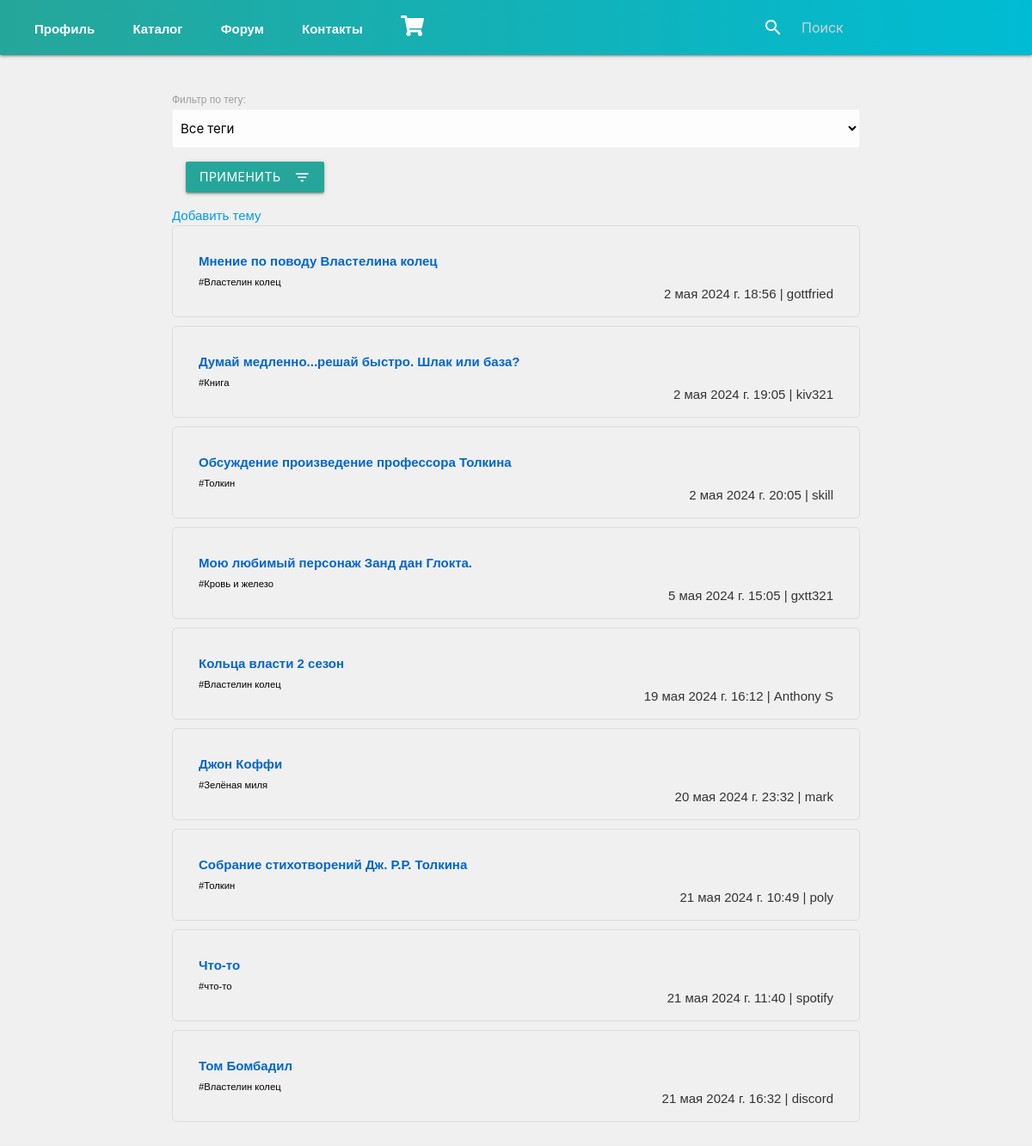
Before: /forum/ with the older database file.
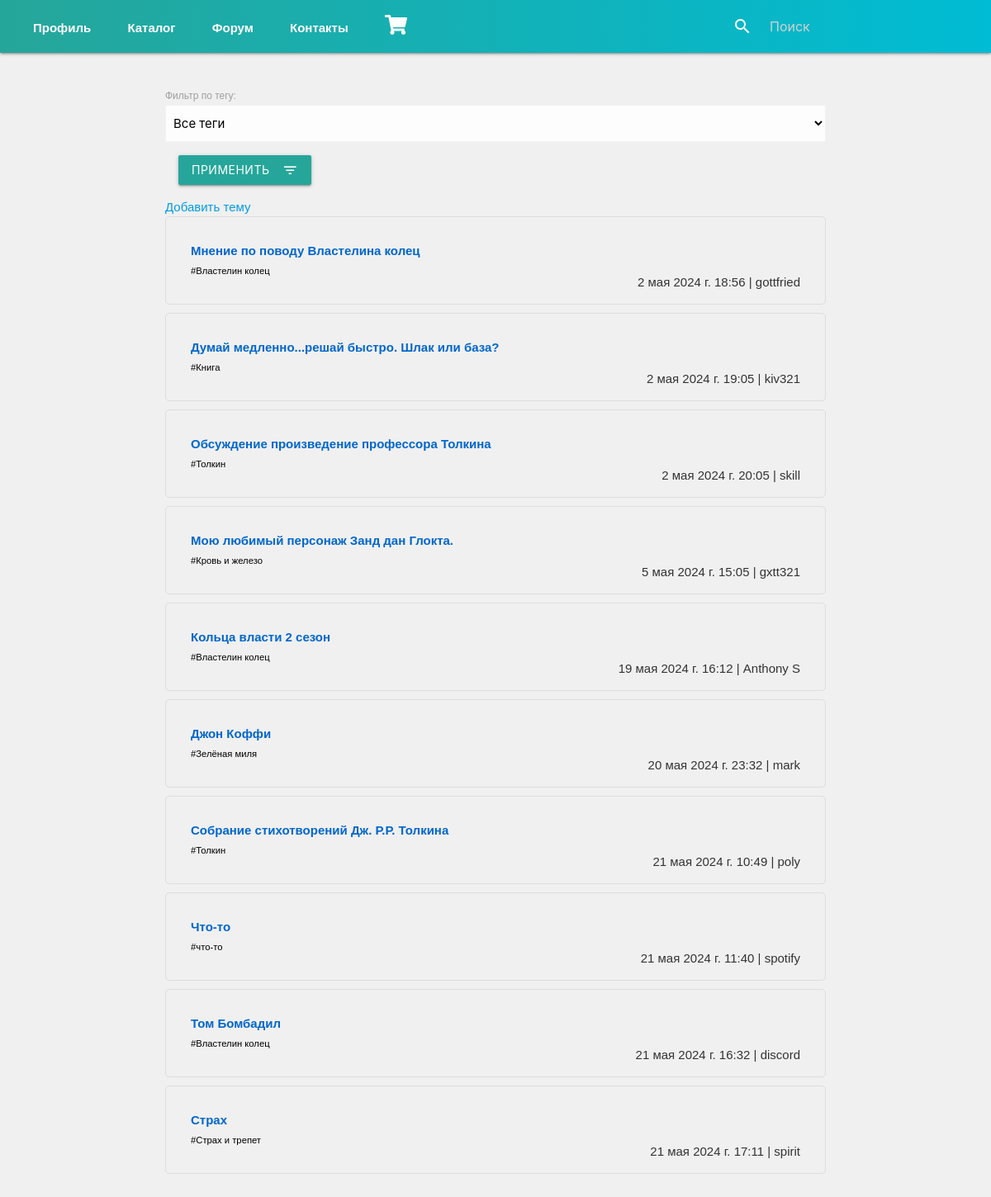
After: the same page with the newer database file.
### shop_app/models.py (models this page shows, shortened)
class ForumTopic(models.Model):
    название = models.CharField(max_length=200)
    creator = models.ForeignKey(User, on_delete=models.CASCADE)
    created_at = models.DateTimeField(auto_now_add=True)
    тег = models.CharField(max_length=50)
    class Meta:
        verbose_name = 'Топик на форуме'
        verbose_name_plural = 'Топики на форуме'

### shop_app/views.py (the view)
# urls.py: path('forum/', forum_view, name='forum'),
def forum_view(request):
    topics = ForumTopic.objects.all()
    теги = ForumTopic.objects.values_list('тег', flat=True).distinct()
    тег_filter = request.GET.get('тег', '')
    return render(request, 'forum.html', {'topics': topics, 'теги': теги, 'тег_filter': тег_filter})

### shop_app/context_processors.py (called while the page is built)
def cart_count(request):
    cart_count = 0
    if request.user.is_authenticated:
        try:
            cart = Cart.objects.get(user=request.user)
            cart_count = cart.books.count()
        except Cart.DoesNotExist:
            pass
    return {'cart_count': cart_count}

### shop_app/templates/forum.html (shortened to what this page needs)
{% extends 'base.html' %}
{% block content %}
<div class="forum-container">
    <form method="get" action="{% url 'forum' %}" class="forum-filter-form">
        <label for="тег" class="forum-filter-label">Фильтр по тегу:</label>
        <select name="тег" id="тег" class="forum-filter-select" style="display: block;">
            <option value="" {% if not тег_filter %}selected{% endif %}>Все теги</option>
        </select>
        <button type="submit" class="btn waves-effect waves-light" style="margin: 2%;display: block; ">Применить<i class="material-icons right">filter_list</i></button>
    </form>
    <a href="{% url 'create_topic' %}" class="create-topic-button">Добавить тему</a>
    <div class="topics-list">
        {% for topic in topics %}
            {% if тег_filter and тег_filter == topic.тег or not тег_filter %}
                <div class="topic-item">
                    <a href="{% url 'topic_detail' topic_id=topic.id %}" class="topic-link">{{ topic.название }}</a><br>
                    <small style="color:black" >#{{ topic.тег }} </small>
                    <p style="float:right;">{{ topic.created_at }} | {{ topic.creator.username }}</p>
                </div>
            {% endif %}
        {% endfor %}
    </div>
</div>
{% endblock %}

### shop_app/templates/base.html (shortened to what this page needs)
<!DOCTYPE html>
<html lang="ru">
<head>
    <link rel="stylesheet" href="https://cdnjs.cloudflare.com/ajax/libs/materialize/1.0.0/css/materialize.min.css">
    <link rel="stylesheet" href="https://cdnjs.cloudflare.com/ajax/libs/animate.css/4.1.1/animate.min.css">
    <link rel="stylesheet" href="https://cdnjs.cloudflare.com/ajax/libs/font-awesome/5.15.3/css/all.min.css">
</head>
<body>
    <nav style="background: linear-gradient(to right, #26a69a, #00bcd4);">
        <div class="nav-wrapper">
            <div style="font-weight: 700;" class="hide-on-med-and-down">
                <a href="{% url 'profile' %}">Профиль</a>
                <a href="{% url 'catalog' %}">Каталог</a>
                <a href="{% url 'forum' %}">Форум</a>
                <a href="{% url 'contact' %}">Контакты</a>
                <a href="{% url 'cart' %}">
                    <i class="fas fa-shopping-cart"></i>
                </a>
            </div>
            <form method="get" action="{% url 'catalog' %}">
                <div class="input-field">
                    <input id="search" type="search" name="q" placeholder="Поиск" value="{% if query %}{{ query }}{% endif %}">
                    <label class="label-icon" for="search"><i class="material-icons">search</i></label>
                    <i class="material-icons">close</i>
                </div>
            </form>
        </div>
    </nav>
    <main>
        {% block content %}{% endblock %}
    </main>
</body>
</html>

### shop_app/templates/base.html (style rules this page uses)
body { font-family: 'Arial', sans-serif; margin: 0; padding: 0; color: #333; background-color: #f0f0f0; background-image: url('../../avatars//y-so-serious-white.png'); background-repeat: repeat; }
main { padding: 10px; margin: 0 auto; }
.nav-wrapper { display: flex; justify-content: space-between; align-items: center; padding: 0 20px; }
.nav-wrapper a { position: relative; text-decoration: none; color: white; padding: 10px 20px; transition: color 0.3s, background-color 0.3s; }
.nav-wrapper a::before { content: ''; position: absolute; bottom: 0; left: 0; width: 0; height: 2px; background-color: #ffeb3b; transition: width 0.3s; }
.nav-wrapper form { display: flex; align-items: center; }
.input-field { margin: 0; position: relative; }
input[type="search"] { padding-left: 40px; margin: 10px; border-radius: 20px; border: none; outline: none; background-color: white; }
.label-icon { position: absolute; left: 12px; top: 50%; transform: translateY(-50%); color: #888; }
button[type="submit"] { display: none; }

### shop_app/templates/forum.html (style rules this page uses)
.forum-container { max-width: 800px; margin: 0 auto; animation: slideInUp 0.5s ease; }
.forum-filter-form { margin-top: 30px; animation: slideInLeft 0.5s ease; }
.topics-list { margin-bottom: 20px; }
.topic-item { border: 1px solid #ddd; padding: 30px; margin-bottom: 10px; border-radius: 5px; background-color: #f0f0f0; animation: slideInRight 0.5s ease; }
.topic-link { text-decoration: none; color: #0066cc; font-weight: bold; }

Changed rows visible on the page:
added ForumTopic: название "Страх", тег "Страх и трепет", created_at "21 мая 2024 г. 17:11", creator.username "spirit"
